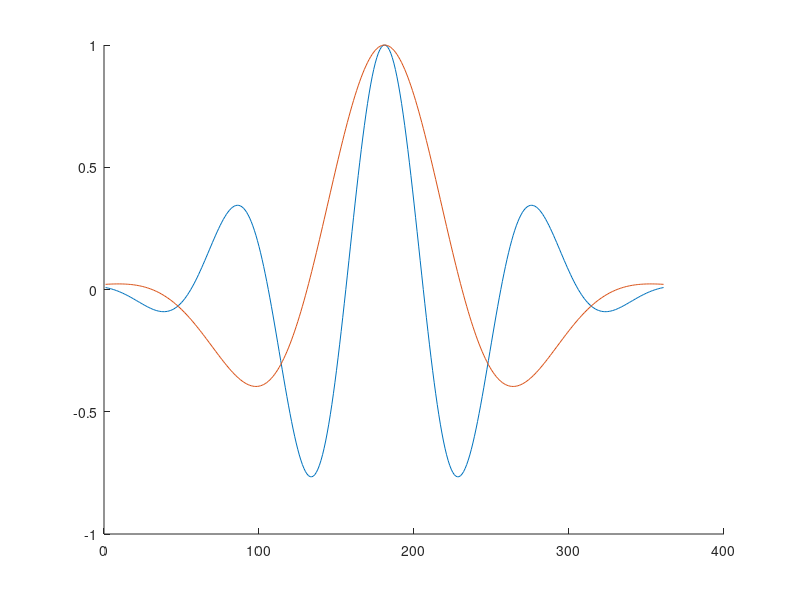

This figure's MATLAB source:
%% Wavelets

a1 = 15;
b1 = 10;
a2 = 15;
b2 = 5;

morlet1 = @(t) exp(-(a1.^2.*t.^2)/2).*cos(2*pi.*b1.*t);
morlet2 = @(t) exp(-(a2.^2.*t.^2)/2).*cos(2*pi.*b2.*t);

T = -0.18:0.001:0.18

hold on

plot(morlet1(T));
plot(morlet2(T));

%%

%Equation of Love, 2021-02-10%L=Anna's Love for David
%t=time from 2020-01-25 in seconds
%(1000*exp(t)) is the increase of love with respect to time t
%(abs(f)) is the love given to David at each timestep t
%f=David mood factor, -100= extremely sad, 100=extremely happy, at a 
%certain time t
%f=(-100:100);    
%Side note: one can plot the mood with respect to time, but this would     
%require measurements from advanced technology
%L=(1000*exp(t))-(abs(f)))
%where t->infinity
%Example:
t=33264000; %in seconds, approx 1 year and 20 days
f=-5; %translates to a little sad/worried, perhaps about future
L=(1000*exp(t))-(abs(f))